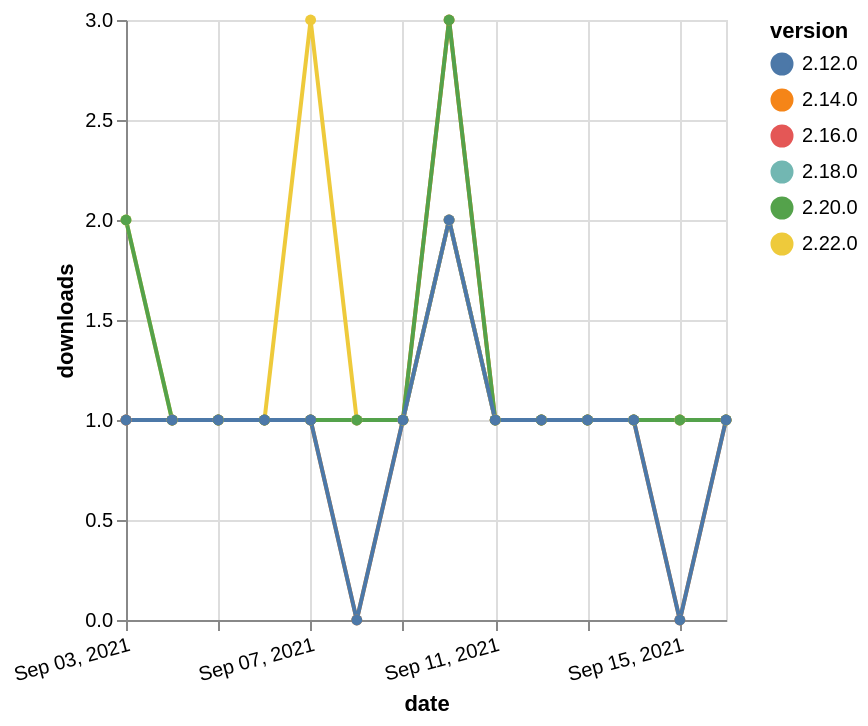

The Vega-Lite source for this figure:
### Vega-Lite specification from a JSON file in a GitHub repository (floating-point values rounded to 4 significant figures)
{"$schema": "https://vega.github.io/schema/vega-lite/v5.json", "description": "A simple bar chart with embedded data.", "data": {"values": [{"date": "2021-09-03", "total": 199, "delta": 1, "version": "2.16.0"}, {"date": "2021-09-04", "total": 200, "delta": 1, "version": "2.16.0"}, {"date": "2021-09-05", "total": 201, "delta": 1, "version": "2.16.0"}, {"date": "2021-09-06", "total": 202, "delta": 1, "version": "2.16.0"}, {"date": "2021-09-07", "total": 203, "delta": 1, "version": "2.16.0"}, {"date": "2021-09-08", "total": 204, "delta": 1, "version": "2.16.0"}, {"date": "2021-09-09", "total": 205, "delta": 1, "version": "2.16.0"}, {"date": "2021-09-10", "total": 207, "delta": 2, "version": "2.16.0"}, {"date": "2021-09-11", "total": 208, "delta": 1, "version": "2.16.0"}, {"date": "2021-09-12", "total": 209, "delta": 1, "version": "2.16.0"}, {"date": "2021-09-13", "total": 210, "delta": 1, "version": "2.16.0"}, {"date": "2021-09-14", "total": 211, "delta": 1, "version": "2.16.0"}, {"date": "2021-09-15", "total": 212, "delta": 1, "version": "2.16.0"}, {"date": "2021-09-16", "total": 213, "delta": 1, "version": "2.16.0"}, {"date": "2021-09-03", "total": 165, "delta": 1, "version": "2.18.0"}, {"date": "2021-09-04", "total": 166, "delta": 1, "version": "2.18.0"}, {"date": "2021-09-05", "total": 167, "delta": 1, "version": "2.18.0"}, {"date": "2021-09-06", "total": 168, "delta": 1, "version": "2.18.0"}, {"date": "2021-09-07", "total": 169, "delta": 1, "version": "2.18.0"}, {"date": "2021-09-08", "total": 170, "delta": 1, "version": "2.18.0"}, {"date": "2021-09-09", "total": 171, "delta": 1, "version": "2.18.0"}, {"date": "2021-09-10", "total": 173, "delta": 2, "version": "2.18.0"}, {"date": "2021-09-11", "total": 174, "delta": 1, "version": "2.18.0"}, {"date": "2021-09-12", "total": 175, "delta": 1, "version": "2.18.0"}, {"date": "2021-09-13", "total": 176, "delta": 1, "version": "2.18.0"}, {"date": "2021-09-14", "total": 177, "delta": 1, "version": "2.18.0"}, {"date": "2021-09-15", "total": 178, "delta": 1, "version": "2.18.0"}, {"date": "2021-09-16", "total": 179, "delta": 1, "version": "2.18.0"}, {"date": "2021-09-03", "total": 357, "delta": 1, "version": "2.14.0"}, {"date": "2021-09-04", "total": 358, "delta": 1, "version": "2.14.0"}, {"date": "2021-09-05", "total": 359, "delta": 1, "version": "2.14.0"}, {"date": "2021-09-06", "total": 360, "delta": 1, "version": "2.14.0"}, {"date": "2021-09-07", "total": 361, "delta": 1, "version": "2.14.0"}, {"date": "2021-09-08", "total": 361, "delta": 0, "version": "2.14.0"}, {"date": "2021-09-09", "total": 362, "delta": 1, "version": "2.14.0"}, {"date": "2021-09-10", "total": 365, "delta": 3, "version": "2.14.0"}, {"date": "2021-09-11", "total": 366, "delta": 1, "version": "2.14.0"}, {"date": "2021-09-12", "total": 367, "delta": 1, "version": "2.14.0"}, {"date": "2021-09-13", "total": 368, "delta": 1, "version": "2.14.0"}, {"date": "2021-09-14", "total": 369, "delta": 1, "version": "2.14.0"}, {"date": "2021-09-15", "total": 369, "delta": 0, "version": "2.14.0"}, {"date": "2021-09-16", "total": 370, "delta": 1, "version": "2.14.0"}, {"date": "2021-09-03", "total": 128, "delta": 2, "version": "2.22.0"}, {"date": "2021-09-04", "total": 129, "delta": 1, "version": "2.22.0"}, {"date": "2021-09-05", "total": 130, "delta": 1, "version": "2.22.0"}, {"date": "2021-09-06", "total": 131, "delta": 1, "version": "2.22.0"}, {"date": "2021-09-07", "total": 134, "delta": 3, "version": "2.22.0"}, {"date": "2021-09-08", "total": 135, "delta": 1, "version": "2.22.0"}, {"date": "2021-09-09", "total": 136, "delta": 1, "version": "2.22.0"}, {"date": "2021-09-10", "total": 138, "delta": 2, "version": "2.22.0"}, {"date": "2021-09-11", "total": 139, "delta": 1, "version": "2.22.0"}, {"date": "2021-09-12", "total": 140, "delta": 1, "version": "2.22.0"}, {"date": "2021-09-13", "total": 141, "delta": 1, "version": "2.22.0"}, {"date": "2021-09-14", "total": 142, "delta": 1, "version": "2.22.0"}, {"date": "2021-09-15", "total": 143, "delta": 1, "version": "2.22.0"}, {"date": "2021-09-16", "total": 144, "delta": 1, "version": "2.22.0"}, {"date": "2021-09-03", "total": 205, "delta": 2, "version": "2.20.0"}, {"date": "2021-09-04", "total": 206, "delta": 1, "version": "2.20.0"}, {"date": "2021-09-05", "total": 207, "delta": 1, "version": "2.20.0"}, {"date": "2021-09-06", "total": 208, "delta": 1, "version": "2.20.0"}, {"date": "2021-09-07", "total": 209, "delta": 1, "version": "2.20.0"}, {"date": "2021-09-08", "total": 210, "delta": 1, "version": "2.20.0"}, {"date": "2021-09-09", "total": 211, "delta": 1, "version": "2.20.0"}, {"date": "2021-09-10", "total": 214, "delta": 3, "version": "2.20.0"}, {"date": "2021-09-11", "total": 215, "delta": 1, "version": "2.20.0"}, {"date": "2021-09-12", "total": 216, "delta": 1, "version": "2.20.0"}, {"date": "2021-09-13", "total": 217, "delta": 1, "version": "2.20.0"}, {"date": "2021-09-14", "total": 218, "delta": 1, "version": "2.20.0"}, {"date": "2021-09-15", "total": 219, "delta": 1, "version": "2.20.0"}, {"date": "2021-09-16", "total": 220, "delta": 1, "version": "2.20.0"}, {"date": "2021-09-03", "total": 258, "delta": 1, "version": "2.12.0"}, {"date": "2021-09-04", "total": 259, "delta": 1, "version": "2.12.0"}, {"date": "2021-09-05", "total": 260, "delta": 1, "version": "2.12.0"}, {"date": "2021-09-06", "total": 261, "delta": 1, "version": "2.12.0"}, {"date": "2021-09-07", "total": 262, "delta": 1, "version": "2.12.0"}, {"date": "2021-09-08", "total": 262, "delta": 0, "version": "2.12.0"}, {"date": "2021-09-09", "total": 263, "delta": 1, "version": "2.12.0"}, {"date": "2021-09-10", "total": 265, "delta": 2, "version": "2.12.0"}, {"date": "2021-09-11", "total": 266, "delta": 1, "version": "2.12.0"}, {"date": "2021-09-12", "total": 267, "delta": 1, "version": "2.12.0"}, {"date": "2021-09-13", "total": 268, "delta": 1, "version": "2.12.0"}, {"date": "2021-09-14", "total": 269, "delta": 1, "version": "2.12.0"}, {"date": "2021-09-15", "total": 269, "delta": 0, "version": "2.12.0"}, {"date": "2021-09-16", "total": 270, "delta": 1, "version": "2.12.0"}]}, "width": "container", "mark": {"type": "line", "point": {"filled": true}}, "encoding": {"x": {"field": "date", "type": "temporal", "timeUnit": "yearmonthdate", "title": "date", "axis": {"labelAngle": -15}}, "y": {"field": "delta", "type": "quantitative", "title": "downloads"}, "color": {"field": "version", "type": "nominal"}, "tooltip": {"field": "delta"}}}
